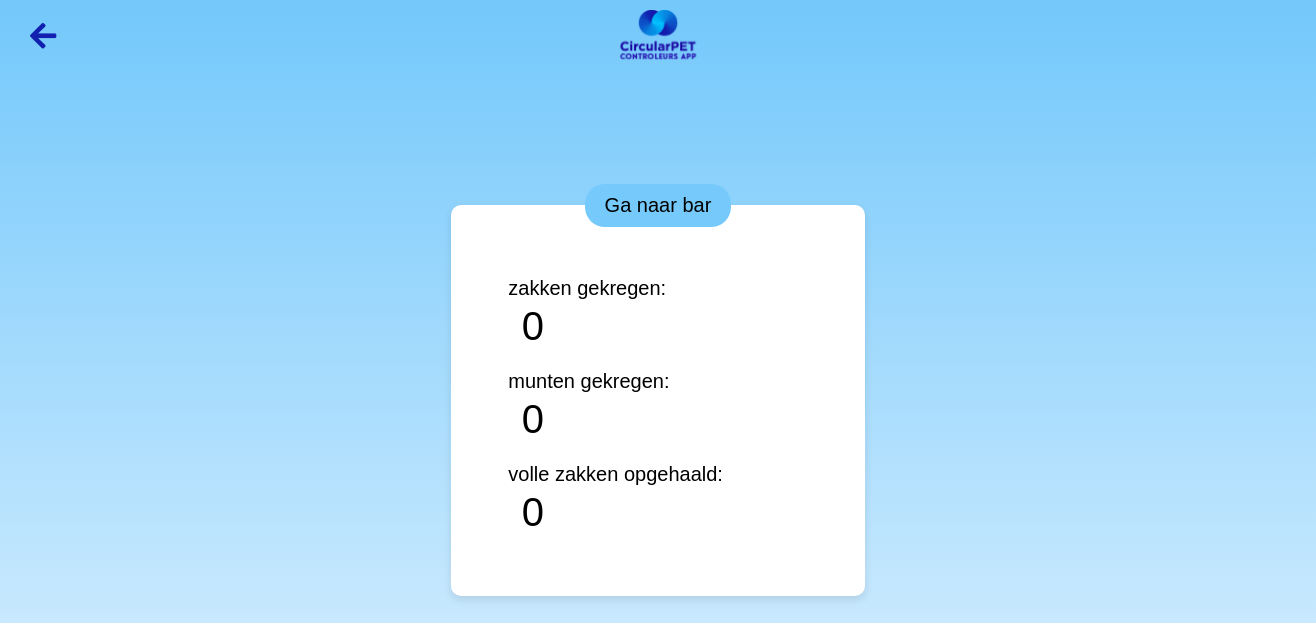
Screenshot of /bar/2 with the database file from the repository.
### app.py (models this page shows, shortened)
class Bar(db.Model):
    id = db.Column(db.Integer, primary_key=True)
    zakken_gekregen = db.Column(db.Integer, default=0)
    munten_gekregen = db.Column(db.Integer, default=0)
    volle_zakken_opgehaald = db.Column(db.Integer, default=0)
    url = db.Column(db.String)  # Add this line
    link = db.Column(db.String)  # Add this line
    change_log = db.Column(db.String, default="", nullable=True)
    activity_log = db.relationship('ActivityLog', backref='bar', lazy=True)
    id = db.Column(db.Integer, primary_key=True)
    name = db.Column(db.String(120), unique=True, nullable=False)
    zakken = db.Column(db.Integer, nullable=False, default=0)
    bekers = db.Column(db.Integer, nullable=False, default=0)
    location_id = db.Column(db.Integer, db.ForeignKey('location.id'), nullable=False)
    location = db.relationship('Location', backref=db.backref('bars', lazy=True))

### app.py (the view)
@app.route('/bar/<int:bar_id>', methods=['GET', 'POST'])
def bar(bar_id):
    from_admin = request.args.get('from_admin', 'false').lower() == 'true'
    session['bar_id'] = bar_id  # Store bar_id in session
    bar = Bar.query.get_or_404(bar_id)
    user = User.query.get_or_404(bar.location.users[0].id)  # Fetch the first user of the bar's location
    if request.method == 'POST':
        return redirect(url_for('bar', bar_id=bar_id))
    link = bar.link if bar.link else Bar.query.first().link  # Fallback to the first bar's link if none set.
    return render_template('bar.html', bar=bar, link=link, user=user, from_admin=from_admin)

### templates/bar.html (shortened to what this page needs)
<!DOCTYPE html>
<html lang="en">
<head>
    <link rel="stylesheet" href="{{ url_for('static', filename='main.css') }}">
    <link rel="stylesheet" href="https://cdnjs.cloudflare.com/ajax/libs/font-awesome/5.15.3/css/all.min.css">
</head>
<body>
        <img src="{{ url_for('static', filename='logo.png') }}" alt="CircularPET Logo" class="logo2">
        <a href="javascript:history.back()" class="back-button"><i class="fas fa-arrow-left"></i></a>
    <div class="cube-container">
        <div class="cube user-cube">
            <a href="{{ bar.link }}" class="btn btn-primary">Ga naar bar</a>
                <form method="POST" style="width: 80%;">
                    <div class="meer">
                        <label  for="zakkenInput">zakken gekregen:</label>
                        <div class="input-group-form">
                            <input type="number" id="zakken_gekregenInput" name="zakken_gekregen"
                                value="{{ bar.zakken_gekregen }}" style=" -moz-appearance: textfield;">
                        </div>
                    </div>
                    <div class="meer">
                        <label  for="muntenInput">munten gekregen:</label>
                        <div class="input-group-form">
                            <input type="number" id="munten_gekregenInput" name="munten_gekregen"
                                value="{{ bar.munten_gekregen }}" style="-moz-appearance: textfield;" >
                        </div>
                    </div>
                    <div class="meer">
                        <label for="volleZakkenInput">volle zakken opgehaald:</label>
                        <div class="input-group-form">
                            <input type="number" id="volle_zakken_opgehaaldInput" name="volle_zakken_opgehaald"
                                value="{{ bar.volle_zakken_opgehaald }}" style=" -moz-appearance: textfield;">
                        </div>
                    </div>
                </form>
            </div>
        </div>
</body>
</html>

### static/main.css (style rules this page uses)
body { font-family: 'Arial', sans-serif; background: linear-gradient(to bottom, #73c8fb 0%, #e0f2ff 100%); margin: 0; padding: 0; display: flex; height: 100vh; align-items: center; flex-wrap: wrap; justify-content: center; }
.meer { width: 200%; }
.btn.btn-primary { padding: 10px 20px; margin: 15px; position: absolute; background-color: #76C9FB; border-radius: 20px; color: black; text-decoration: none; font-size: 20px; top: -36px; }
.back-button { position: fixed; top: 10px; left: 10px; background-color: transparent; color: #1220B0; text-decoration: none; padding: 10px 20px; border-radius: 5px; font-size: 30px; }
.input-group-form { width: 70vw; border-radius: 20px; color: rgba(128, 128, 128, 0.274); margin: 3px 0px 20px 0px; justify-content: center; }
.meer label { font-size: 20px; }
#zakken_gekregenInput, #munten_gekregenInput, #volle_zakken_opgehaaldInput { border: none; font-size: 40px; width: 60px !important; overflow: auto; text-align: center; border-radius: 20px; }
.logo2 { position: absolute; top: 10px; width: 90px; position: fixed; }
::placeholder { color: #888; }
form { background: #fff; padding: 20px; border-radius: 10px; display: inline-block; }
form label, form select, form input[type="submit"] { font-size: 1em; }
.cube-container { display: flex; flex-wrap: wrap; gap: 20px; justify-content: center; position: relative; }
.cube { background-color: #fff; padding: 20px; border-radius: 10px; box-shadow: 0 4px 8px rgba(0, 0, 0, 0.1); display: flex; flex-direction: column; align-items: center; }
.user-cube, .location-cube { width: calc(33vw - 20px); box-sizing: border-box; }

### rows the page displays
Bar: zakken_gekregen "0", munten_gekregen "0", volle_zakken_opgehaald "0"
